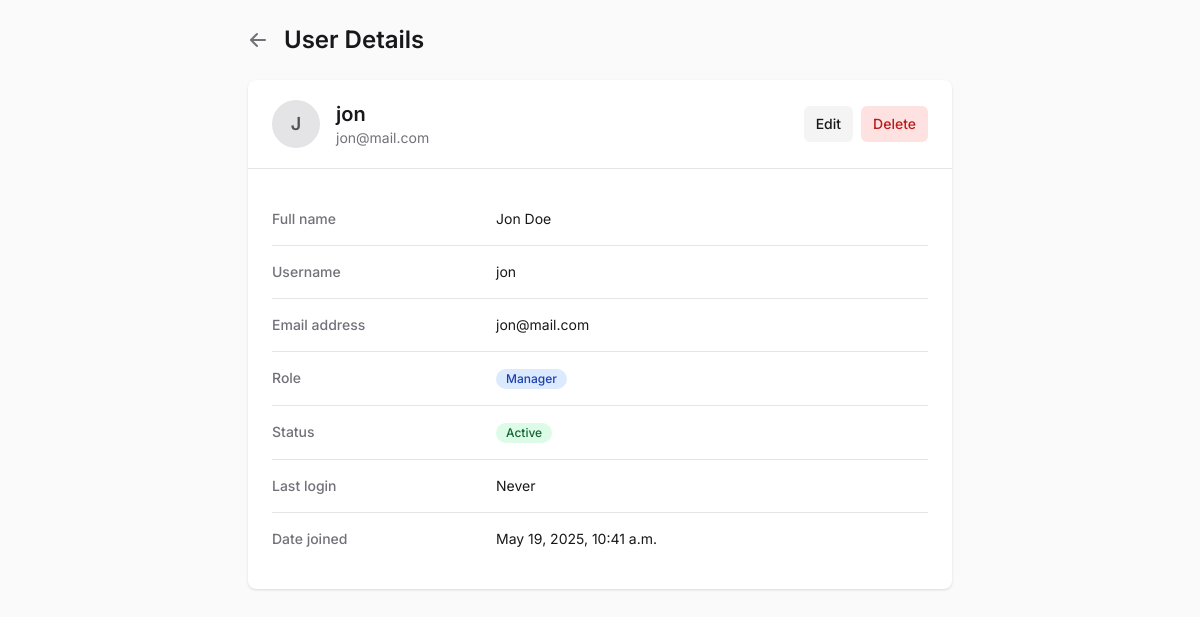
/users/manage/2/ (signed in), run on the app's committed database.
### users/models.py (models this page shows, shortened)
class CustomUser(AbstractUser):
    ROLE_CHOICES = (
        ('admin', 'Admin'),
        ('manager', 'Manager'),
        ('operator', 'Operator'),
    )
    role = models.CharField(max_length=10, choices=ROLE_CHOICES, default='operator')

### users/views.py (the view)
# urls.py: path('manage/<int:pk>/', views.user_detail, name='user_detail'),
@login_required
@user_passes_test(is_admin)
def user_detail(request, pk):
    user = get_object_or_404(CustomUser, pk=pk)
    return render(request, 'users/user_detail.html', {'user': user})

### users/views.py (called while the page is built)
def is_admin(user):
    return user.is_authenticated and user.role == 'admin' or user.is_superuser

### users/templates/users/user_detail.html (shortened to what this page needs)
<!DOCTYPE html>
<html>
<head>
    <script src="https://cdn.tailwindcss.com"></script>
</head>
<body class="bg-zinc-50 min-h-screen">
    <div class="max-w-3xl mx-auto py-6 px-4 sm:px-6 lg:px-8">
        <div class="flex items-center mb-6">
            <a href="{% url 'users:user_list' %}" class="mr-4 text-zinc-500 hover:text-zinc-700">
                <svg xmlns="http://www.w3.org/2000/svg" class="h-5 w-5" viewBox="0 0 20 20" fill="currentColor">
                    <path fill-rule="evenodd" d="M9.707 16.707a1 1 0 01-1.414 0l-6-6a1 1 0 010-1.414l6-6a1 1 0 011.414 1.414L5.414 9H17a1 1 0 110 2H5.414l4.293 4.293a1 1 0 010 1.414z" clip-rule="evenodd" />
                </svg>
            </a>
            <h1 class="text-2xl font-semibold text-zinc-900">User Details</h1>
        </div>
        <div class="bg-white shadow rounded-lg overflow-hidden">
            <div class="border-b border-zinc-200">
                <div class="px-6 py-5 flex justify-between items-center">
                    <div class="flex items-center">
                        <div class="bg-zinc-200 rounded-full h-12 w-12 flex items-center justify-center mr-4">
                            <span class="text-zinc-600 font-semibold text-lg">{{ user.username|first|upper }}</span>
                        </div>
                        <div>
                            <h2 class="text-xl font-semibold text-zinc-900">{{ user.username }}</h2>
                            <p class="text-sm text-zinc-500">{{ user.email }}</p>
                        </div>
                    </div>
                    <div class="flex space-x-2">
                        <a href="{% url 'users:user_edit' user.id %}" class="inline-flex items-center justify-center whitespace-nowrap rounded-md text-sm font-medium bg-zinc-100 text-zinc-900 hover:bg-zinc-200 h-9 px-3 py-2">
                            Edit
                        </a>
                        <a href="{% url 'users:user_delete' user.id %}" class="inline-flex items-center justify-center whitespace-nowrap rounded-md text-sm font-medium bg-red-100 text-red-700 hover:bg-red-200 h-9 px-3 py-2" onclick="return confirm('Are you sure you want to delete this user?')">
                            Delete
                        </a>
                    </div>
                </div>
            </div>
            <div class="p-6">
                <dl class="divide-y divide-zinc-200">
                    <div class="py-4 sm:grid sm:grid-cols-3 sm:gap-4">
                        <dt class="text-sm font-medium text-zinc-500">Full name</dt>
                        <dd class="mt-1 text-sm text-zinc-900 sm:col-span-2 sm:mt-0">{{ user.first_name }} {{ user.last_name }}</dd>
                    </div>
                    <div class="py-4 sm:grid sm:grid-cols-3 sm:gap-4">
                        <dt class="text-sm font-medium text-zinc-500">Username</dt>
                        <dd class="mt-1 text-sm text-zinc-900 sm:col-span-2 sm:mt-0">{{ user.username }}</dd>
                    </div>
                    <div class="py-4 sm:grid sm:grid-cols-3 sm:gap-4">
                        <dt class="text-sm font-medium text-zinc-500">Email address</dt>
                        <dd class="mt-1 text-sm text-zinc-900 sm:col-span-2 sm:mt-0">{{ user.email }}</dd>
                    </div>
                    <div class="py-4 sm:grid sm:grid-cols-3 sm:gap-4">
                        <dt class="text-sm font-medium text-zinc-500">Role</dt>
                        <dd class="mt-1 text-sm sm:col-span-2 sm:mt-0">
                            <span class="inline-flex items-center px-2.5 py-0.5 rounded-full text-xs font-medium {% if user.role == 'admin' %}bg-purple-100 text-purple-800{% elif user.role == 'manager' %}bg-blue-100 text-blue-800{% else %}bg-green-100 text-green-800{% endif %}">
                                {{ user.get_role_display }}
                            </span>
                        </dd>
                    </div>
                    <div class="py-4 sm:grid sm:grid-cols-3 sm:gap-4">
                        <dt class="text-sm font-medium text-zinc-500">Status</dt>
                        <dd class="mt-1 text-sm sm:col-span-2 sm:mt-0">
                            <span class="inline-flex items-center px-2.5 py-0.5 rounded-full text-xs font-medium {% if user.is_active %}bg-green-100 text-green-800{% else %}bg-red-100 text-red-800{% endif %}">
                                {{ user.is_active|yesno:"Active,Inactive" }}
                            </span>
                        </dd>
                    </div>
                    <div class="py-4 sm:grid sm:grid-cols-3 sm:gap-4">
                        <dt class="text-sm font-medium text-zinc-500">Last login</dt>
                        <dd class="mt-1 text-sm text-zinc-900 sm:col-span-2 sm:mt-0">{{ user.last_login|default:"Never" }}</dd>
                    </div>
                    <div class="py-4 sm:grid sm:grid-cols-3 sm:gap-4">
                        <dt class="text-sm font-medium text-zinc-500">Date joined</dt>
                        <dd class="mt-1 text-sm text-zinc-900 sm:col-span-2 sm:mt-0">{{ user.date_joined }}</dd>
                    </div>
                </dl>
            </div>
        </div>
    </div>
</body>
</html>

### data on the page
CustomUser: username|first "J", username "jon", email "jon@mail.com", first_name "Jon", last_name "Doe", role "Manager", is_active "Active", last_login "Never", date_joined "May 19, 2025, 10:41 a.m."
